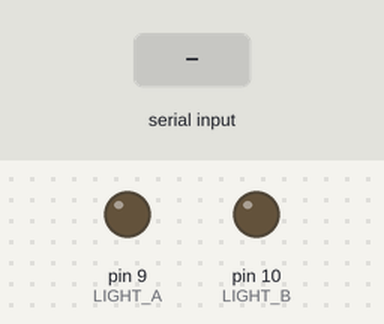
Bench run of a sketch on a simulated Arduino Uno, built with avr-gcc and run on an emulated ATmega328P. On the bench: output pins drawn as LEDs (lit = HIGH). The test bench sets the inputs (shaded band).

Above: at 1.2 s.
1.3 s: "light_a" received over Serial
At 2.7 s:
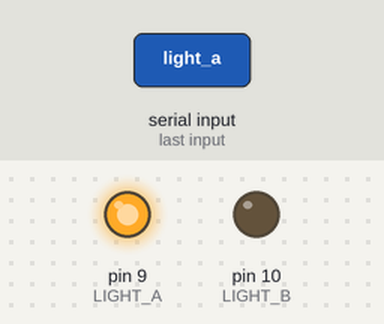
4.3 s: "light_b" received over Serial
At 6.1 s:
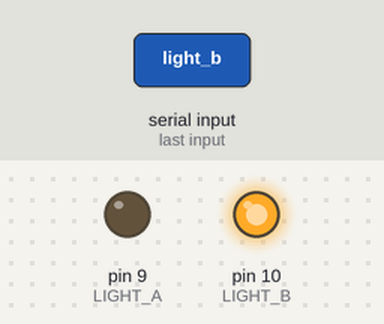
Timing chart, 0 to 7.8 s (numbered marks = the images above; inputs shaded):
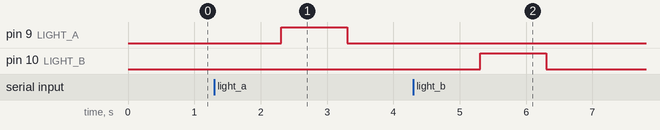

The sketch:

blink.ino
```cpp
/* sudo chmod a+rw /dev/ttyUSB0 */

const int LIGHT_A = 9;
const int LIGHT_B = 10;
void setup()
{
  pinMode(LIGHT_A,OUTPUT);
  pinMode(LIGHT_B,OUTPUT);
  digitalWrite(LIGHT_A,LOW);
  digitalWrite(LIGHT_B,LOW);
  Serial.begin(9600);
}

void loop()
{
  if(Serial.available() > 0)
  {  String s = Serial.readString();
    if(s.equals("light_a"))
    {
      digitalWrite(LIGHT_A,HIGH);
      digitalWrite(LIGHT_B,LOW);
      delay(1000);
    }
    else
    if(s == "light_b")
    { digitalWrite(LIGHT_A,LOW);
      digitalWrite(LIGHT_B,HIGH);
      delay(1000);
    }
  }

    else
    {
      digitalWrite(LIGHT_A,LOW);
      digitalWrite(LIGHT_B,LOW);
    }

}
```

Measured:
- after the input at 1.3 s, pin 9 (LIGHT_A): LOW → HIGH after 1.0 s, → LOW 1.0 s later
- after the input at 4.3 s, pin 10 (LIGHT_B): LOW → HIGH after 1.0 s, → LOW 1.0 s later
